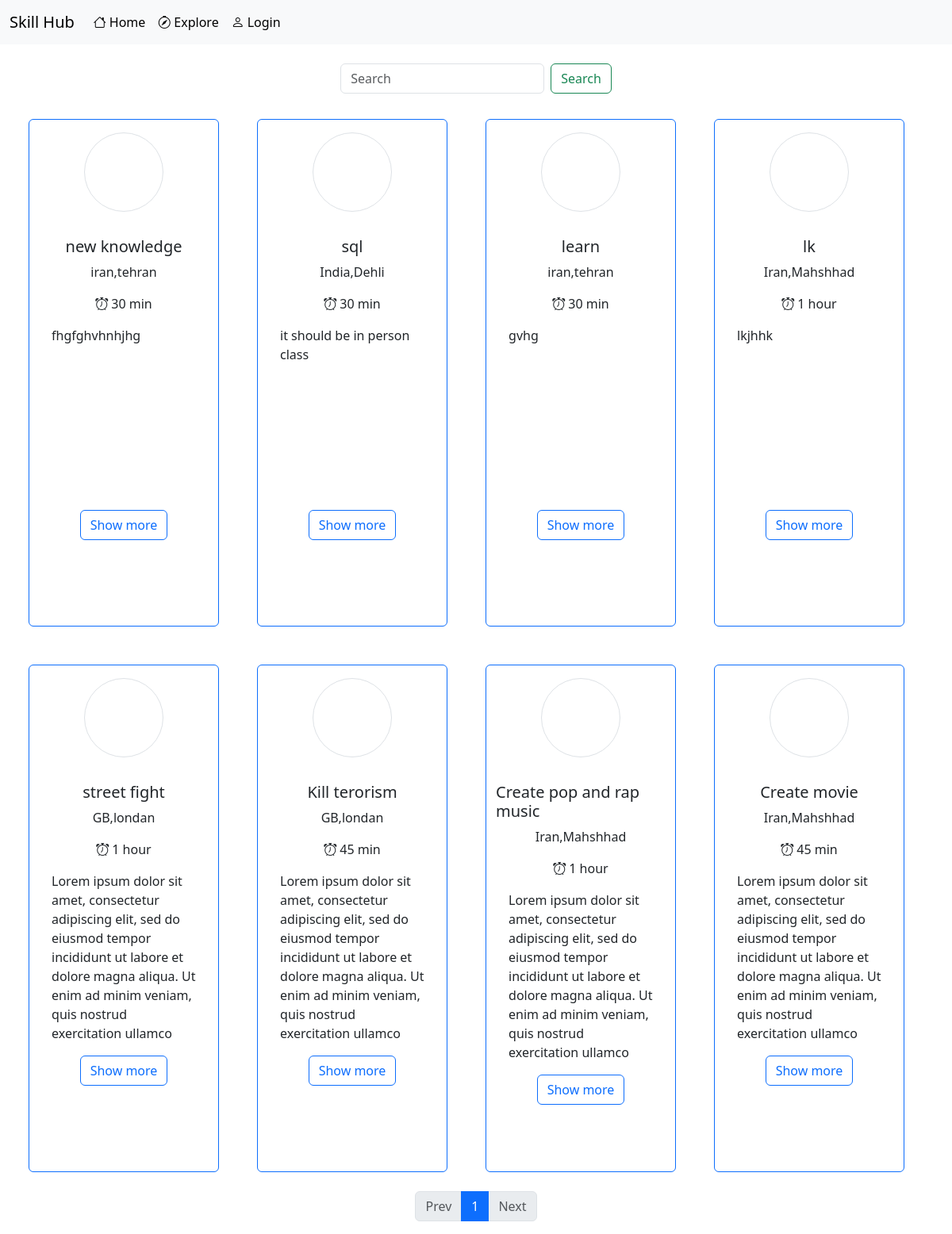
Before: /skills/explore/ with the older database file.
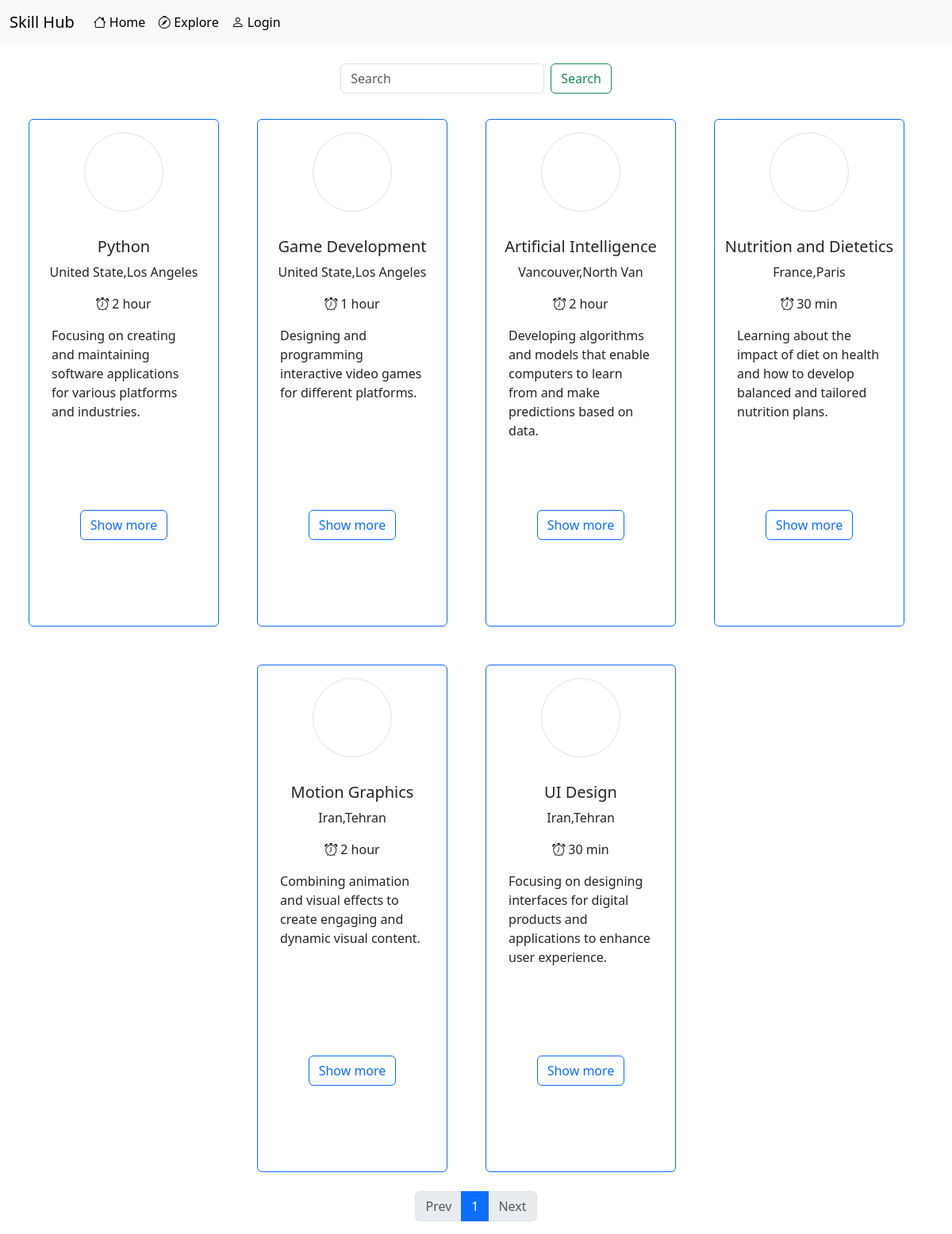
After: the same page with the newer database file.
### skills/models.py (models this page shows, shortened)
class Skills(models.Model):
    user = models.ForeignKey(User, on_delete=models.CASCADE)
    category = models.ForeignKey('SkillsCategory', on_delete=models.CASCADE)
    title = models.CharField(max_length=100)
    time = models.ForeignKey('SkillsTime', on_delete=models.CASCADE)
    description = models.TextField()
    create = models.DateTimeField(auto_now_add=True, null=True)
    like = models.ManyToManyField(User, related_name='skills_like',null=True,blank=True)
    rating = models.ManyToManyField('Rate',related_name='skills_rating',null=True,blank=True)

class SkillsTime(models.Model):
    time = models.CharField(max_length=100)
    def __str__(self):
        return self.time

### account/models.py (models this page shows, shortened)
class Profile(models.Model):
    user = models.OneToOneField(User, on_delete=models.CASCADE, related_name='profile_user')
    phone = models.IntegerField(null=True)
    first_name = models.CharField(max_length=100, null=True)
    last_name = models.CharField(max_length=100, null=True)
    country = models.CharField(max_length=100, null=True)
    city = models.CharField(max_length=100, null=True)
    address = models.CharField(max_length=100, null=True)
    image = models.ImageField(upload_to='media/owner_profile/', default='media/default_images/avatar.png')

### skills/views.py (the view)
# urls.py: path('explore/', views.explore, name='explore'),
def explore(request, slug=None):
    if slug:
        user = get_object_or_404(User, username=slug)
        if user.profile_user.complete:
            skills = Skills.objects.filter(user=user).order_by('-create')
        else:
            return redirect('home:main')
    else:
        skills = Skills.objects.all().order_by('-create')
    form = SearchForm()
    paginator = Paginator(skills, 12)
    page_num = request.GET.get('page')
    page_obj = paginator.get_page(page_num)
    contex = {'skills': page_obj, 'form': form}
    return render(request, 'skills/explore.html', contex)

### skills/forms.py
class SearchForm(forms.Form):
    search = forms.CharField(max_length=20)

### skills/templates/skills/explore.html (shortened to what this page needs)
{% extends '_base.html' %}
{% block body %}
    <div style="width: 100vw" class="d-flex justify-content-center mt-4 mb-2">
        <form method="post" action="{% url 'skills:skill_search' %}" class="d-flex" role="search">
            <input name="search" class="form-control me-2" type="search" placeholder="Search" aria-label="Search">
            <button class="btn btn-outline-success" type="submit">Search</button>
        </form>
    </div>
    <div class="row d-flex justify-content-center" style="width: 100vw">
        {% for s in skills %}
            <div style="width: 20vw;height: 80vh"
                 class="m-4 rounded col-3 d-flex flex-column align-items-center border border-primary">
                <div style="width: 100%;" class="d-flex justify-content-center my-3">
                    <a href="{% url 'user:user_profile' s.user.username %}">
                        <div style="width: 100px;height: 100px;background-image: url({{ s.user.profile_user.image.url }});background-size: cover;background-position: center"
                             class="border rounded-circle"></div>
                    </a>
                </div>
                <div style="width: 100%;" class="d-flex flex-column align-items-center my-3">
                    <h5>{{ s.title }}</h5>
                    <p>{{ s.user.profile_user.country }},{{ s.user.profile_user.city }}</p>
                    <p><i class="bi bi-alarm me-1"></i>{{ s.time }}</p>
                    <div style="width: 85%;height: 27vh;overflow: hidden" class="">{{ s.description }}</div>
                    <a href="{% url 'skills:skill_info' s.id %}" class="btn btn-outline-primary mt-3">Show more</a>
                </div>
            </div>
        {% endfor %}
    </div>
    <div class="d-flex justify-content-center" aria-label="...">
        <ul class="pagination">
            <li class="page-item">
                <a class="page-link {% if not skills.has_previous %}disabled{% endif %}"
                   href="{% if skills.has_previous %}?page={{ skills.previous_page_number }}{% endif %}">Prev</a>
            </li>
            <li class="page-item active" aria-current="page">
                <a class="page-link" href="?page={{ skills.number }}">{{ skills.number }}</a>
            </li>
            <li class="page-item">
                <a class="page-link {% if not skills.has_next %}disabled{% endif %}"
                   href="{% if skills.has_next %}?page={{ skills.next_page_number }}{% endif %}">Next</a>
            </li>
        </ul>
    </div>
{% endblock %}

### templates/_base.html (shortened to what this page needs)
<!DOCTYPE html>
<html lang="en">
<head>
    <link href="https://cdn.jsdelivr.net/npm/bootstrap@5.3.0/dist/css/bootstrap.min.css" rel="stylesheet"
>
    <link rel="stylesheet" href="https://cdn.jsdelivr.net/npm/bootstrap-icons@1.10.5/font/bootstrap-icons.css">
    <link rel="stylesheet" type="text/css" href="https://cdn.jsdelivr.net/npm/toastify-js/src/toastify.min.css">
</head>
<body>
<nav class="navbar navbar-expand-lg bg-body-tertiary">
    <div class="container-fluid">
        <a class="navbar-brand" href="{% url 'home:main' %}">Skill Hub</a>
        <div class="collapse navbar-collapse" id="navbarSupportedContent">
            <ul class="navbar-nav me-auto mb-2 mb-lg-0">
                <li class="nav-item">
                    <a class="nav-link active" aria-current="page" href="{% url 'home:main' %}"><i
                            class="bi bi-house me-1"></i>Home</a>
                </li>
                <li class="nav-item">
                    <a class="nav-link active" aria-current="page" href="{% url 'skills:explore' %}"><i
                            class="bi bi-compass me-1"></i>Explore</a>
                </li>
                {% if request.user.is_authenticated %}
                    <li class="nav-item">
                        <a class="nav-link active" aria-current="page" href="{% url 'accounts:dashboard' %}"><i
                                class="bi bi-person me-1"></i>Dashboard</a>
                    </li>
                    <li class="nav-item">
                        <a class="nav-link active" aria-current="page" href="{% url 'request:all_request' %}"><i
                                class="bi bi-check2-circle me-1"></i>Requests</a>
                    </li>
                    <li class="nav-item">
                        <a class="nav-link active" aria-current="page" href="{% url 'accounts:msg' %}"><i
                                class="bi bi-chat-left-text me-1"></i>Messages</a>
                    </li>
                {% else %}
                    <li class="nav-item">
                        <a class="nav-link active" aria-current="page" href="{% url 'accounts:user_register' %}"><i
                                class="bi bi-person me-1"></i>Login</a>
                    </li>
                {% endif %}
            </ul>
        </div>
    </div>
</nav>
{% block body %}{% endblock %}
</body>
</html>

Changed rows visible on the page:
removed Skills: title "new knowledge", user.profile_user.country "iran", user.profile_user.city "tehran", time "30 min", description "fhgfghvhnhjhg"
removed Skills: title "sql", user.profile_user.country "India", user.profile_user.city "Dehli", time "30 min", description "it should be in person class"
removed Skills: title "learn", user.profile_user.country "iran", user.profile_user.city "tehran", time "30 min", description "gvhg"
removed Skills: title "lk", user.profile_user.country "Iran", user.profile_user.city "Mahshhad", time "1 hour", description "lkjhhk"
removed Skills: title "street fight", user.profile_user.country "GB", user.profile_user.city "londan", time "1 hour", description "Lorem ipsum dolor sit amet, consectetur adipiscing elit, sed do eiusmod tempor incididunt ut labore et dolore magna aliqua. Ut enim ad minim veniam, quis nostrud exercitation ullamco…"
removed Skills: title "Kill terorism", user.profile_user.country "GB", user.profile_user.city "londan", time "45 min", description "Lorem ipsum dolor sit amet, consectetur adipiscing elit, sed do eiusmod tempor incididunt ut labore et dolore magna aliqua. Ut enim ad minim veniam, quis nostrud exercitation ullamco…"
removed Skills: title "Create pop and rap music", user.profile_user.country "Iran", user.profile_user.city "Mahshhad", time "1 hour", description "Lorem ipsum dolor sit amet, consectetur adipiscing elit, sed do eiusmod tempor incididunt ut labore et dolore magna aliqua. Ut enim ad minim veniam, quis nostrud exercitation ullamco…"
removed Skills: title "Create movie", user.profile_user.country "Iran", user.profile_user.city "Mahshhad", time "45 min", description "Lorem ipsum dolor sit amet, consectetur adipiscing elit, sed do eiusmod tempor incididunt ut labore et dolore magna aliqua. Ut enim ad minim veniam, quis nostrud exercitation ullamco…"
added Skills: title "Python", user.profile_user.country "United State", user.profile_user.city "Los Angeles", time "2 hour", description "Focusing on creating and maintaining software applications for various platforms and industries."
added Skills: title "Game Development", user.profile_user.country "United State", user.profile_user.city "Los Angeles", time "1 hour", description "Designing and programming interactive video games for different platforms."
added Skills: title "Artificial Intelligence", user.profile_user.country "Vancouver", user.profile_user.city "North Van", time "2 hour", description "Developing algorithms and models that enable computers to learn from and make predictions based on data."
added Skills: title "Nutrition and Dietetics", user.profile_user.country "France", user.profile_user.city "Paris", time "30 min", description "Learning about the impact of diet on health and how to develop balanced and tailored nutrition plans."
added Skills: title "Motion Graphics", user.profile_user.country "Iran", user.profile_user.city "Tehran", time "2 hour", description "Combining animation and visual effects to create engaging and dynamic visual content."
added Skills: title "UI Design", user.profile_user.country "Iran", user.profile_user.city "Tehran", time "30 min", description "Focusing on designing interfaces for digital products and applications to enhance user experience."
